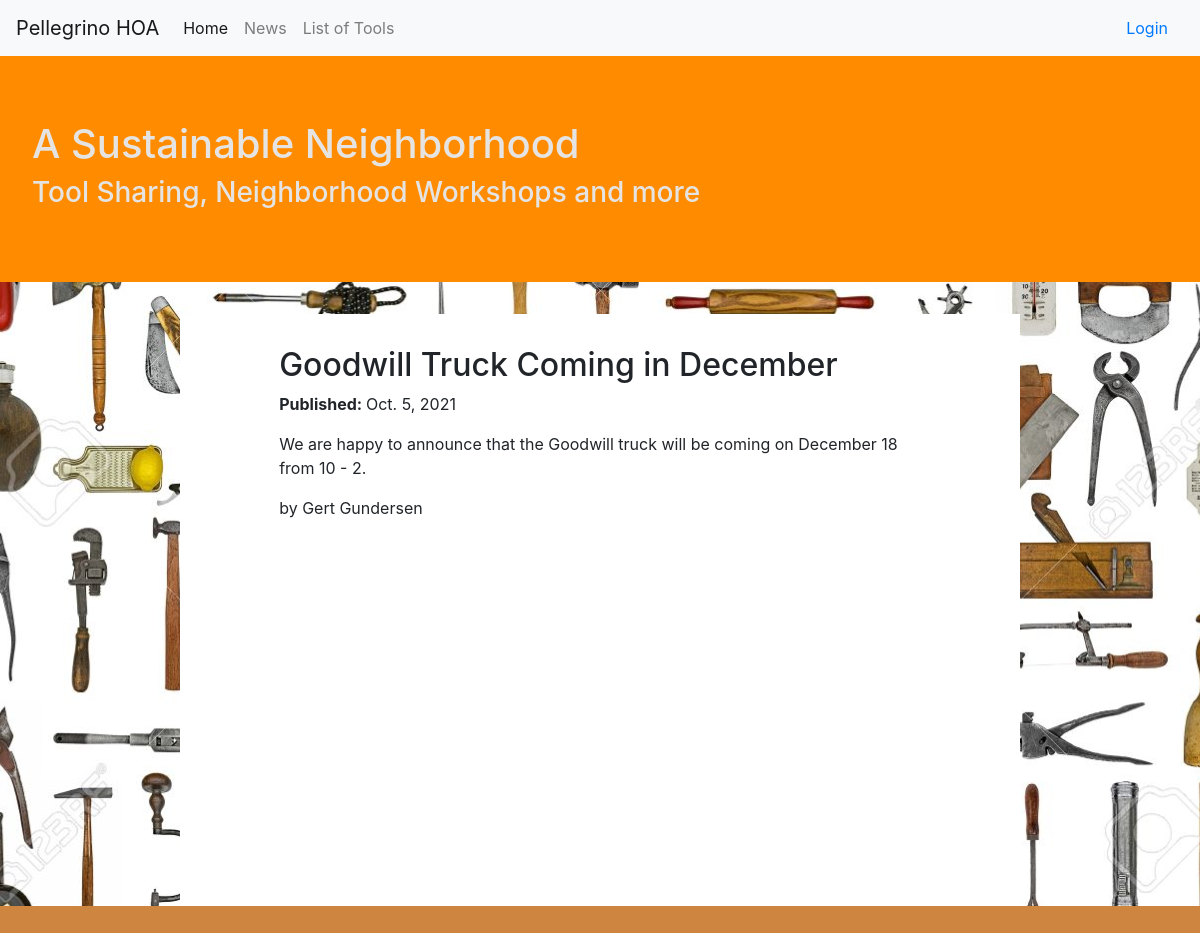
Before: /catalog/news/1 with the older database file.
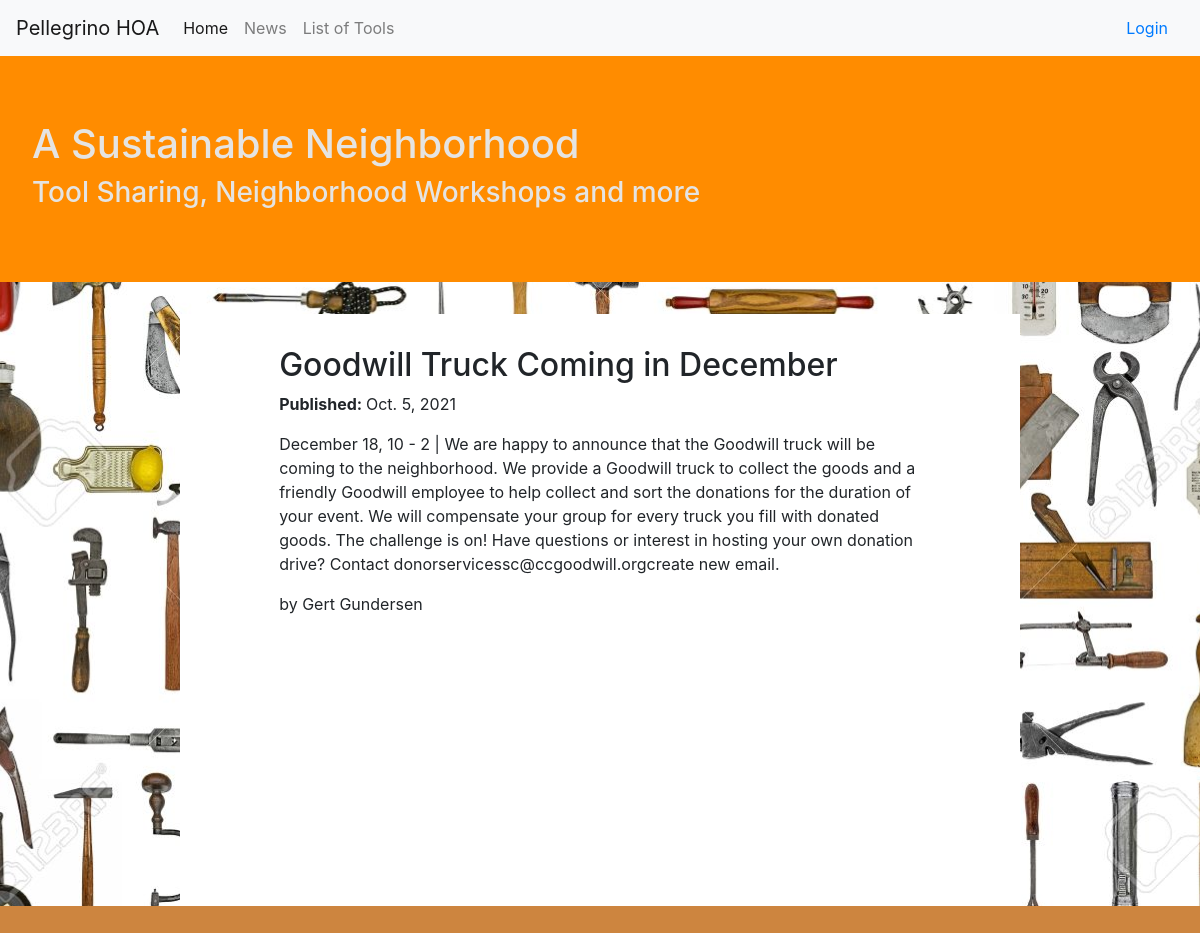
After: the same page with the newer database file.
### catalog/models.py (models this page shows, shortened)
class News(models.Model):
    title = models.CharField(max_length=150)
    author = models.ForeignKey('Host', on_delete=models.SET_NULL, null=True)
    pub_date = models.DateField(null=True, blank=True)
    end_date = models.DateField(null=True, blank=True)
    content = models.TextField(max_length=1000)
    NEWS_TYPE = (
        ('n', 'News'),
        ('a', 'Article'),
        ('w', 'Workshop'),
    )
    news_type = models.CharField(
        max_length=1,
        choices=NEWS_TYPE,
        blank=True,
        default='n',
        help_text='News Type',
    )

class Host(models.Model):
    first_name = models.CharField(max_length=100)
    last_name = models.CharField(max_length=100)
    house_number = models.IntegerField('House Number')
    STREET = (
        ('r', 'Remmington Avenue'),
        ('o', 'Ohlone Street'),
        ('a', 'Asgaard Street'),
        ('d', 'Dales Lane'),
    )
    street = models.CharField(
        max_length=1,
        choices=STREET,
        blank=True,
        default='r',
        help_text='Host street',
    )
    class Meta:
        ordering = ['last_name', 'first_name']
    def __str__(self):
        return f'{self.first_name} {self.last_name} '

### catalog/views.py (the view)
# urls.py: path('news/<int:pk>', views.NewsDetailView.as_view(), name='news-detail'),
class NewsDetailView(generic.DetailView):
    model = News

### catalog/templates/catalog/news_detail.html
{% extends "base_generic.html" %}
{% block content %}
  <h2>{{ news.title }}</h2>
  <p><strong>Published: </strong>{{ news.pub_date }} <a href="">{{ book.author }}</a></p>
  <p>{{ news.content }}</p>
  <p>by {{ news.author }}</p>
{% endblock %}

Changed rows visible on the page:
changed News "Goodwill Truck Coming in December": content "We are happy to announce that the Goodwill truck will be coming on December 18 from 10 - 2." → "December 18, 10 - 2 | We are happy to announce that the Goodwill truck will be coming to the neighborhood. We provide a Goodwill truck to collect the goods and a friendly Goodwill employee to help collect and sort the donations for the duration of your event. We will compensate your group for every truck you fill with donated goods. The challenge is on! Have questions or interest in hosting your own donation drive? Contact donorservicessc@ccgoodwill.orgcreate new email."
